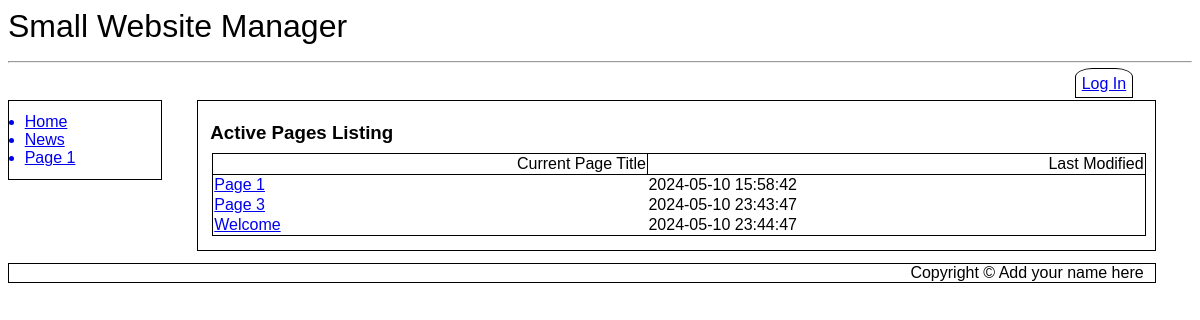
The app's page /activepagelist.php with its own data.
### tables this page shows
CREATE TABLE `SubMenus` (
  `MenuID` int(11) NOT NULL,
  `LinkID` int(11) NOT NULL,
  `Page_ID` int(11) NOT NULL DEFAULT 0,
  `Menu_Entry` varchar(20) NOT NULL,
  `Title` varchar(500) NOT NULL,
  `Active` tinyint(1) NOT NULL DEFAULT 1
);

CREATE TABLE `Cust_Pages` (
  `Page_ID` int(11) NOT NULL,
  `Page_Iteration` int(11) NOT NULL,
  `Parent_Iteration` int(11) NOT NULL DEFAULT 0,
  `Title` text NOT NULL,
  `Body` text NOT NULL,
  `Last_Modified` datetime NOT NULL DEFAULT current_timestamp(),
  `Last_Author` int(11) NOT NULL
);

### activepagelist.php (the view, shortened to what this page needs)
<?php
include ("db_connect.inc");
include ("header.inc");
include ("navbar.inc");
?>
<article id="main">
<h3>Active Pages Listing</h3>
<?php
echo "<table class='news'>\r\n";
echo "<tr><th>Current Page Title</th><th>Last Modified</th></tr>";
$query = "SELECT Cust_Pages.Title, Cust_Pages.Page_ID, Cust_Pages.Last_Modified FROM Cust_Pages INNER JOIN Cust_Pages_DATA ON Cust_Pages_DATA.Page_ID=Cust_Pages.Page_ID AND Cust_Pages_DATA.Page_Iteration=Cust_Pages.Page_Iteration WHERE Cust_Pages_DATA.Active=1;";
$result = mysqli_query($cxn,$query) or die ("Couldn't execute query.");
while($row = mysqli_fetch_assoc($result))
{
	echo "<tr><td><a href=\"pagehistory.php?pageID={$row['Page_ID']}\">{$row['Title']}</a></td><td>{$row['Last_Modified']}</td></tr>";
}
echo  "</table>\r\n";
?>
</article>
<?php
include ("footer.inc");
?>

### navbar.inc (shortened to what this page needs)
<nav id="vnav1">
<?php
$query = "SELECT Menu_Entry, Title FROM SubMenus WHERE MenuID='1' AND Active=1 ORDER BY LinkID ASC LIMIT 10";
$result = mysqli_query($cxn,$query) or die ("Couldn't execute query.");
while($row = mysqli_fetch_assoc($result))
{
	$menuEntry = $row['Menu_Entry'];
	$pageTitle = $row['Title'];
	$pageTitle = preg_replace('/ /', '_', $pageTitle);
	echo "<a href='$pageTitle'>$menuEntry</a>\r\n";
}
?>
</nav>

### style.css (style rules this page uses)
* { font-family: Arial, sans-serif; box-sizing: border-box; }
h1, h2, h3 { padding: 0%; margin-top: 1%; margin-bottom: 1%; }
article#main { margin-left:16%; width: 81%; float:none; border: 1px solid black; padding: 1%; }
nav#vnav1 { width:13%; float:left; border: 1px solid black; padding: 1%; clear: both; margin-top: 0%; }
nav#vnav1 a { display: list-item; list-style-type: disc; margin-left: 3%; }
table.news { border: 1px solid black; width: 100%; margin: 2px; margin-bottom: 5px; padding: 10px; border-collapse: collapse; text-align: left; border: 1px solid black; margin: 2px; }
th { border: 1px solid black; font-weight: normal; text-align: right; }

### records on screen
submenus: Menu_Entry "Home"
submenus: Menu_Entry "News"
submenus: Menu_Entry "Page 1"
cust_pages: Title "Page 1", Last_Modified "2024-05-10 15:58:42"
cust_pages: Title "Page 3", Last_Modified "2024-05-10 23:43:47"
cust_pages: Title "Welcome", Last_Modified "2024-05-10 23:44:47"

### other values on screen
$websiteName "Small Website Manager"
